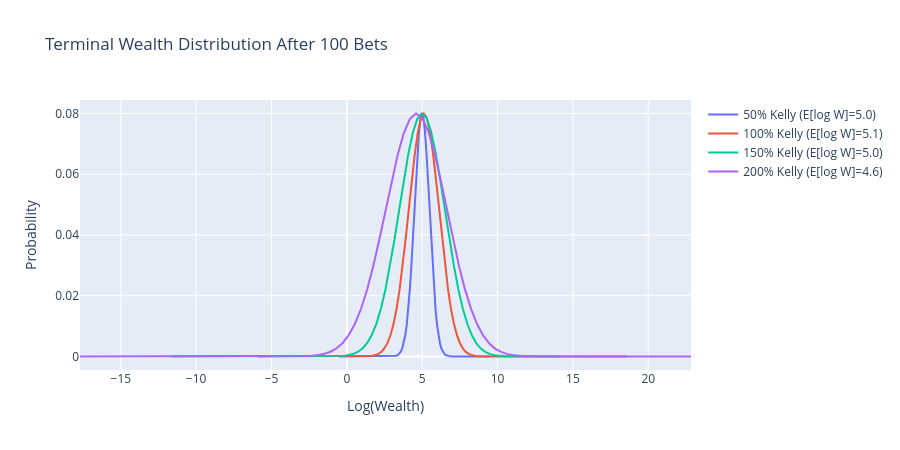

Notebook cell for this chart:
### Code cell
# Compare terminal wealth distributions
n_trials = 100
win_prob = 0.55
kelly = compute_kelly_fraction(win_prob)

fig = go.Figure()

for mult in [0.5, 1.0, 1.5, 2.0]:
    dist = terminal_wealth_distribution(n_trials, win_prob, kelly * mult)

    # Compute expected log wealth
    expected_log_wealth = (dist["log_wealth"] * dist["probability"]).sum()

    fig.add_scatter(
        x=dist["log_wealth"].to_list(),
        y=dist["probability"].to_list(),
        mode="lines",
        name=f"{mult:.0%} Kelly (E[log W]={expected_log_wealth:.1f})",
        line=dict(width=2),
    )

fig.update_layout(
    title=f"Terminal Wealth Distribution After {n_trials} Bets",
    xaxis_title="Log(Wealth)",
    yaxis_title="Probability",
    height=450,
)
fig.show()
